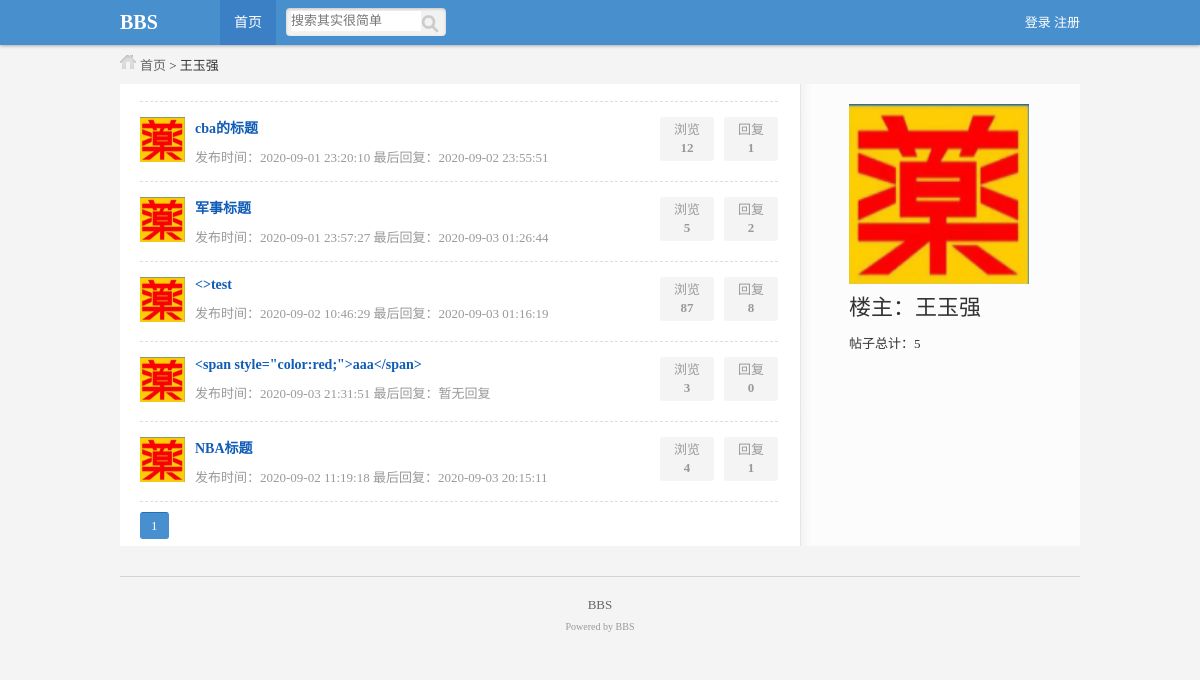
The app's page /home/member.php?id=1 with its own data.
### tables this page shows
CREATE TABLE `bbs_member` (
  `id` int(10) UNSIGNED NOT NULL,
  `name` varchar(32) NOT NULL,
  `pwd` varchar(32) NOT NULL,
  `photo` varchar(255) NOT NULL DEFAULT '‘’',
  `register_time` datetime NOT NULL,
  `last_time` datetime NOT NULL DEFAULT '2020-09-01 00:00:00'
);

CREATE TABLE `bbs_content` (
  `id` int(10) UNSIGNED NOT NULL,
  `module_id` int(10) UNSIGNED NOT NULL,
  `title` varchar(100) NOT NULL,
  `content` text NOT NULL,
  `time` datetime NOT NULL,
  `member_id` int(10) UNSIGNED NOT NULL,
  `times` int(10) UNSIGNED NOT NULL DEFAULT 0
);

CREATE TABLE `bbs_replay` (
  `id` int(10) UNSIGNED NOT NULL,
  `content_id` int(10) UNSIGNED NOT NULL,
  `quote_id` int(10) UNSIGNED NOT NULL DEFAULT 0,
  `content` text NOT NULL,
  `time` datetime NOT NULL,
  `member_id` int(10) UNSIGNED NOT NULL
);

### inc/mysqli.inc.php (called while the page is built, shortened)
<?php
function execute($link, $query)
{
    $result = mysqli_query($link, $query);
    return $result;
}
function num($link, $sql_count)
{
    $result = execute($link, $sql_count);
    $count = mysqli_fetch_row($result);
    return $count[0];
}

### home/member.php (the view, shortened to what this page needs)
<?php
include_once '../inc/mysqli.inc.php';
include_once '../inc/page.php';
$link = content();
$query = "select * from bbs_member where id = {$_GET['id']}";
$result_member = execute($link, $query);
$data_member = mysqli_fetch_assoc($result_member);
$query3 = "select count(*) from bbs_content where member_id = {$_GET['id']}";
$count_all = num($link, $query3);
include_once './inc/header.inc.php';
?>
<div id="position" class="auto">
    <a href="index.php">首页</a> &gt; <?php echo $data_member['name'] ?>
</div>
<div id="main" class="auto">
    <div id="left">
        <ul class="postsList">
            <?php
            $page = page($count_all, 10);
            $query = "select bbs_content.title,bbs_content.id,bbs_content.times,bbs_content.time,bbs_member.name,bbs_member.photo,bbs_content.member_id
                    from bbs_content ,bbs_member where bbs_content.member_id ={$_GET['id']}
                    and bbs_member.id = bbs_content.member_id {$page['limit']}";
            $result = execute($link, $query);
            while ($data_content = mysqli_fetch_assoc($result)) {
                $data_content['title'] = htmlspecialchars($data_content['title']);
                $query2 = "select time from bbs_replay where content_id = {$data_content['id']} order by id desc limit 1";
                $result_replay = execute($link, $query2);
                if (mysqli_num_rows($result_replay) == 0) {
                    $last_time = "暂无回复";
                } else {
                    $data_replay = mysqli_fetch_assoc($result_replay);
                    @$last_time = $data_replay['time'];
                }
                $query = "select count(*) from bbs_replay where content_id = {$data_content['id']} ";
                $count = num($link, $query);
                ?>
                <li>
                    <div class="smallPic">
                        <img width="45" height="45" src="
                            <?php
                        if ($data_member['photo'] != '') {
                            echo SUB_URL.$data_member['photo'];
                        } else {
                            echo "style/photo.jpg";
                        }
                        ?>">
                    </div>
                    <div class="subject">
                        <div class="titleWrap"><h2><a target="_blank"
                                                      href="show.php?id=<?php echo $data_content['id'] ?>"><?php echo $data_content['title'] ?></a>
                            </h2></div>
                        <p>
                            发布时间：<?php echo $data_content['time'] ?> 最后回复：<?php echo $last_time ?>
                        </p>
                    </div>
                    <div class="count">
                        <p>
                            回复<br/><span><?php echo $count ?></span>
                        </p>
                        <p>
                            浏览<br/><span><?php echo $data_content['times'] ?></span>
                        </p>
                    </div>
                </li>
            <?php } ?>
        </ul>
        <div class="pages">
            <?php
            echo $page['html'];
            ?>
        </div>
    </div>
    <div id="right">
        <div class="member_big">
            <dl>
                <dt>
                    <img width="180" height="180" src="
                    <?php
                    if ($data_member['photo'] != '') {
                        echo $data_member['photo'];
                    } else {
                        echo "style/photo.jpg";
                    }
                    ?>"/>
                </dt>
                <dd class="name">楼主：<?php echo $data_member['name'] ?></dd>
                <dd>帖子总计：<?php echo $count_all ?></dd>
            </dl>
        </div>
    </div>
</div>
<?php
include_once './inc/footer.inc.php'; ?>

### home/style/public.css (style rules this page uses)
body,div,ul,ol,li,dl,dt,dd,h1,h2,h3,h4,h5,h6,form,input,textarea,p { margin:0px; padding:0px; font-size:13px; font-family:Tahoma; }
ul { list-style:none; }
img,a img { border:none; }
a { text-decoration:none; }
body { background:#f4f4f4; color:#333; }
.auto { width:960px; margin:0 auto; }
#position { background:url(style_icon.png) 0px -60px no-repeat; text-indent:20px; }
#position a { color:#666; }

### home/style/list.css (style rules this page uses)
#main { background:url(main_bg.png) repeat-y; margin-top:10px; }
#main #left { width:638px; padding:7px 20px; float:left; }
#main #right { width:282px; float:right; }
#main ul.postsList { margin:10px 0 10px 0; border-top:1px dashed #ddd; }
#main ul.postsList li { border-bottom:1px dashed #ddd; padding:15px 0; }
#main ul.postsList li div.smallPic { width:55px; float:left; }
#main ul.postsList li div.subject { width:450px; float:left; }
#main ul.postsList li div.count { color: #999; line-height: 18px; text-align: center; }
#main ul.postsList li div.count p { background: none repeat scroll 0 0 #f4f4f4; border-radius: 3px; display: block; float: right; height: 36px; margin: 0 0 0 10px; overflow: hidden; padding: 4px 0; width: 54px; }
#main ul.postsList li div.count p span { font-weight:bold; }
#main ul.postsList li div.subject .titleWrap a,#main ul.postsList li div.subject .titleWrap h2 { font-size:14px; color:#105cb6; }
#main ul.postsList li div.subject .titleWrap h2 { display:inline; }
#main ul.postsList li div.subject p { color:#999; padding:10px 0 0 0; }

### home/style/member.css (style rules this page uses)
#main #right .member_big { margin: 20px auto 0 auto; width: 180px; }
#main #right .member_big dl dd { line-height: 150%; }
#main #right .member_big dl dd.name { font-size: 22px; font-weight: 400; line-height: 140%; padding: 5px 0 10px 0px; }

### records on screen
bbs_member: name "王玉强", photo (picture)
bbs_content: bbs_member.photo (picture), title "cba的标题", time "2020-09-01 23:20:10", bbs_replay.time "2020-09-02 23:55:51", count "1", times "12"
bbs_content: bbs_member.photo (picture), title "军事标题", time "2020-09-01 23:57:27", bbs_replay.time "2020-09-03 01:26:44", count "2", times "5"
bbs_content: bbs_member.photo (picture), title "<>test", time "2020-09-02 10:46:29", bbs_replay.time "2020-09-03 01:16:19", count "8", times "87"
bbs_content: bbs_member.photo (picture), title "<span style=\"color:red;\">aaa</span>", time "2020-09-03 21:31:51", last_time "暂无回复", count "0", times "3"
bbs_content: bbs_member.photo (picture), title "NBA标题", time "2020-09-02 11:19:18", bbs_replay.time "2020-09-03 20:15:11", count "1", times "4"

### other values on screen
$count_all "5"
